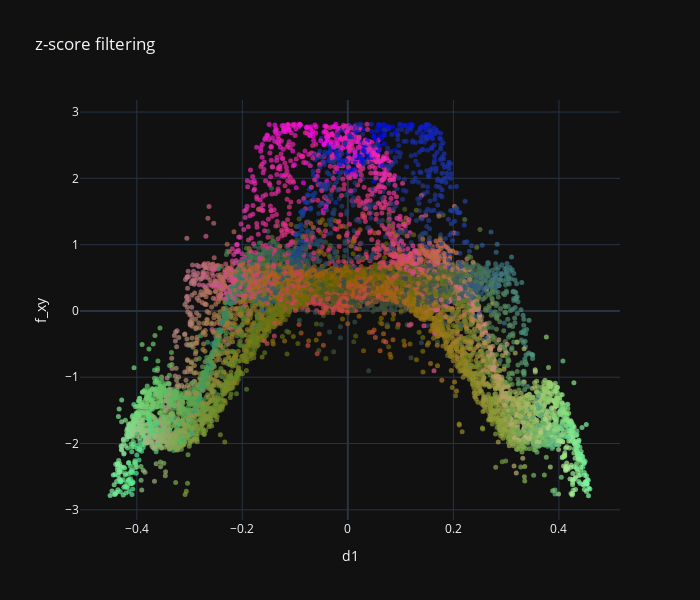

The notebook cell saved with this chart:
### Code cell
# z-score method
from scipy import stats
data = pd.concat([X,y],axis=1)
z = np.abs(stats.zscore(data))
threshold = 2
outliers_mask = ~(z < threshold).all(axis=1)
render_results(X,y,scaler,outliers_mask,"z-score filtering")

### Figure 1 — Plotly figure (JSON) as saved in the notebook; plotly's stock layout.template omitted (floating-point values rounded to 4 significant figures; data arrays with more than 128 entries replaced by an {"elided": "..."} marker saying what was removed)
{"data": [{"marker": {"color": {"elided": "9357 str values"}, "opacity": 0.7, "size": 5}, "mode": "markers", "type": "scatter", "x": {"elided": "9357 float values"}, "y": {"elided": "9357 float values"}}], "layout": {"height": 600, "title": {"text": "z-score filtering"}, "width": 700, "xaxis": {"title": {"text": "d1"}}, "yaxis": {"title": {"text": "f_xy"}}}}
